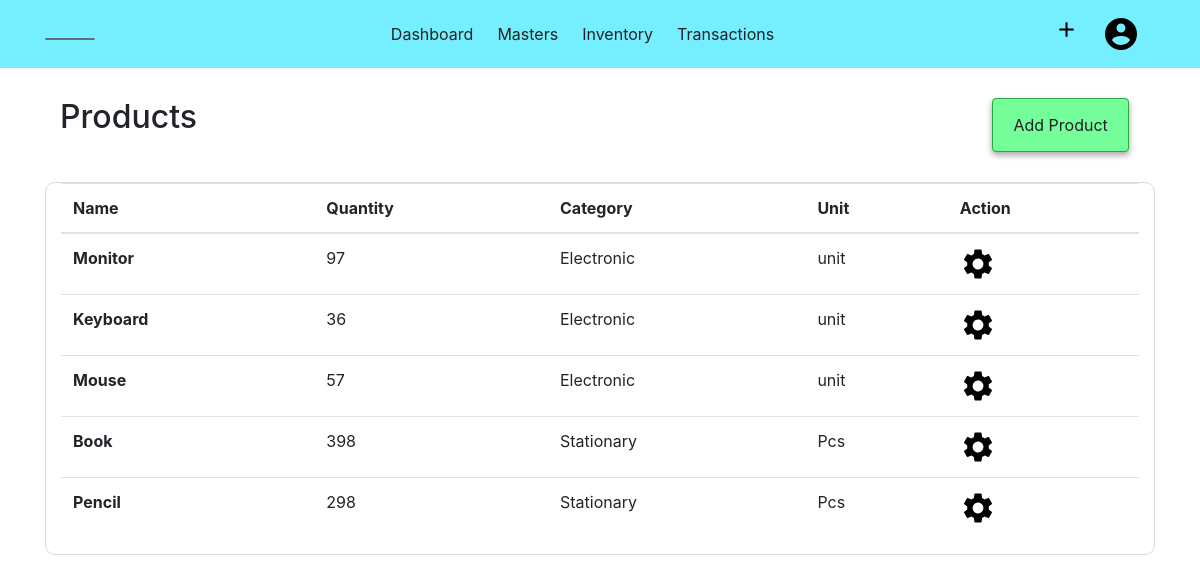
Page /product (signed in) on the earlier database version.
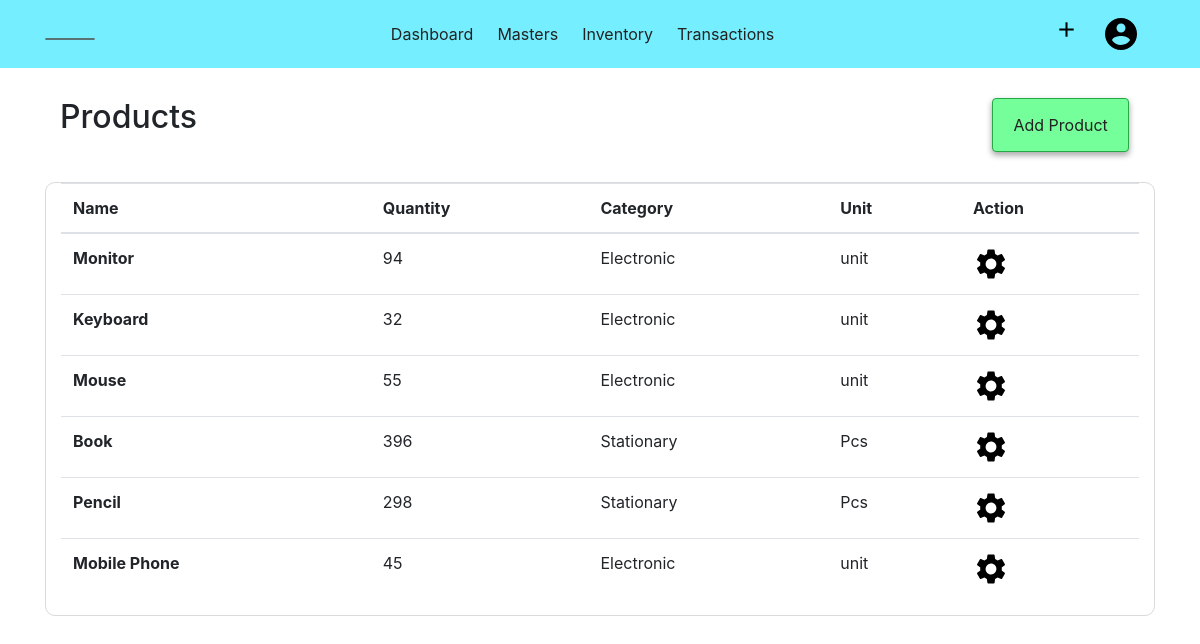
Same page on the later database version.
### acsystem/models.py (models this page shows, shortened)
class Product(db.Model):
    id = db.Column(db.Integer, primary_key=True)
    name = db.Column(db.String(40), nullable=False)
    category = db.Column(db.Integer, db.ForeignKey('productcategory.id', ondelete="CASCADE"), nullable=False)
    unit = db.Column(db.Integer, db.ForeignKey('unit.id'), nullable=False)
    quantity = db.Column(db.Integer, default=0)
    rate = db.Column(db.Integer)
    salesprice = db.Column(db.Integer)
    salesproduct = db.relationship('SalesItem',backref="productdetail", lazy=True)
    company_id = db.Column(db.Integer, db.ForeignKey('company.id', ondelete="CASCADE"), nullable=False)

class Productcategory(db.Model):
    id = db.Column(db.Integer, primary_key=True)
    name = db.Column(db.String(40), nullable=False)
    products = db.relationship('Product', backref='undercategory', lazy=True, cascade="all, delete-orphan")
    company_id = db.Column(db.Integer, db.ForeignKey('company.id', ondelete="CASCADE"), nullable=False)

class Unit(db.Model):
    id = db.Column(db.Integer, primary_key=True)
    symbol = db.Column(db.String(10), nullable=False)
    name = db.Column(db.String(40))
    products = db.relationship('Product', backref='underunit', lazy=True, cascade="all, delete-orphan")
    company_id = db.Column(db.Integer, db.ForeignKey('company.id', ondelete="CASCADE"), nullable=False)

### acsystem/product/routes.py (the view)
@products.route("/product")
@login_required
def product():
    if current_user.activecompany == 0:
        flash(f"No Company is Activated! ","warning")
        return redirect(url_for('company.companies'))
    productlist = Product.query.filter_by(company_id = current_user.activecompany).all()
    return render_template('producttemplate/products.html', title="Products", productlist = productlist);

### acsystem/models.py (called while the page is built)
@login_manager.user_loader
def load_user(user_id):
    return User.query.get(int(user_id))

### acsystem/templates/producttemplate/products.html
{% extends "layout.html"%}
{% block content %}
<div class="container">
    <div class="container-fluid">
        <h2 class="float-left">Products</h2>
        <ul class="nav justify-content-end">
            <li class="btn btn-success float-right">
                <a class="nav-link" href="{{ url_for('products.addproduct') }}">Add Product</a>
            </li>
        </ul>
    </div>
    <div class="container-fluid" style="border:1px solid rgb(218, 218, 218); border-radius:10px;">
        <table class="table table-hover">
            <thead>
                <tr>
                    <th scope="col">Name</th>
                    <th scope="col">Quantity</th>
                    <th scope="col">Category</th>
                    <th scope="col">Unit</th>
                    <th scope="col">Action</th>
                </tr>
            </thead>
            <tbody>
                {% for product in productlist %}
                <tr>
                    <th scope="row">{{product.name }}</th>
                    <td>{{ product.quantity }}</td>
                    <td>{{ product.undercategory.name }}</td>
                    <td>{{ product.underunit.symbol }}</td>
                    <td>
                        <a href="{{ url_for('products.productdetail', product_id = product.id) }}">
                        <img src="{{ url_for('static',filename='images/setting.png') }}" alt="Setting">
                        </a>
                    </td>
                {% endfor %}
            </tbody>
        </table>
    </div>
</div>
{% endblock content %}

Differences in the rows shown:
changed Product "Monitor": quantity "97" → "94"
changed Product "Keyboard": quantity "36" → "32"
changed Product "Mouse": quantity "57" → "55"
changed Product "Book": quantity "398" → "396"
added Product: name "Mobile Phone", quantity "45", undercategory.name "Electronic", underunit.symbol "unit"
